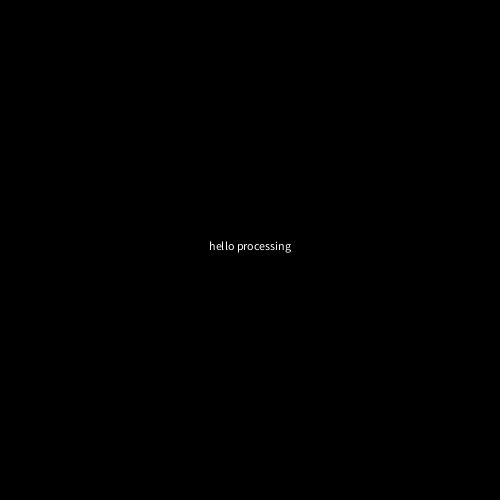
Frame 1 (no input)
Frame 60 (the mouse pressed at the canvas centre just before this capture): identical to frame 1, image omitted
Frame 120 (the mouse held since frame 60 and released just before this capture): identical to frame 1, image omitted

The Processing sketch that drew this single still picture (run headless with seeded random() and noise(); from frame 60 on, the mouse is pressed at the canvas centre):

// Processing sketch: textAlign
// ── textAlign.pde
void setup() {
 size(500,500);
 background(0);
}

void draw() {
  background(0);
  fill(255);
  textAlign(CENTER);
  text("hello processing",width/2,height/2);
}
